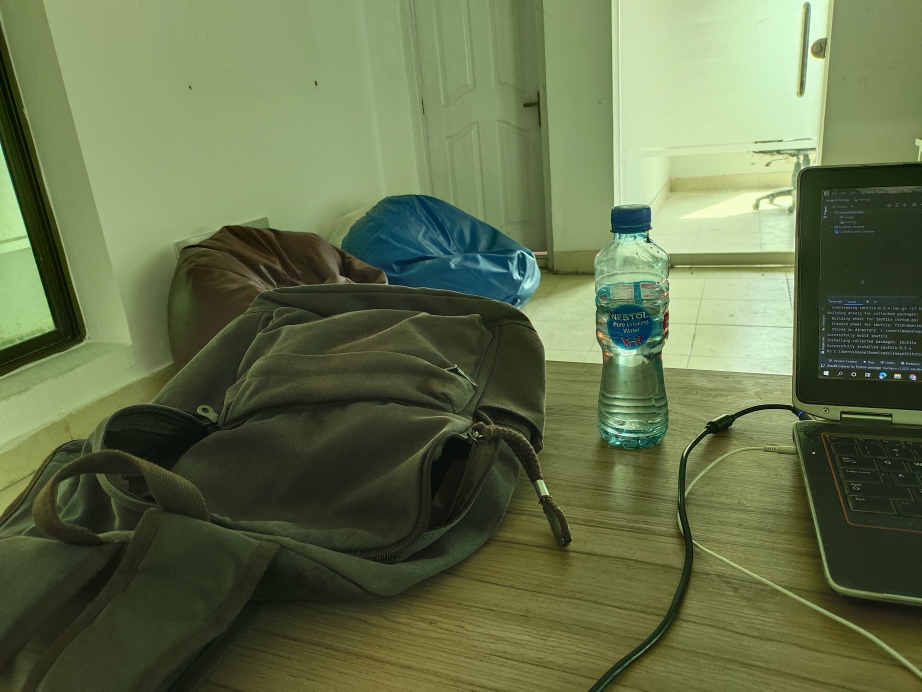
#> input picture Image/1/1.jpg, 4608 x 3456 px (shown at 1/5 size); its folder holds only this picture in this run
$ python main.py
#> lines starting #> are read from the running program, lines starting #| are printed output that depends on the picture
import cv2

import os

mainFolder = 'Image'
myFolders = os.listdir(mainFolder)
print(myFolders)

for folder in myFolders:
    path = mainFolder + '/' +folder
    #print(path)
    images = []
    myList = os.listdir(path)
    print(f'Total number of image detected  {len(myList)}')
    for imgN in myList:
        curImg = cv2.imread(f'{path}/{imgN}')
#> curImg is the input picture: shape (3456, 4608, 3); mean B, G, R 76.1, 113, 100.6
        curImg = cv2.resize(curImg,(0,0),None,0.2, 0.2)
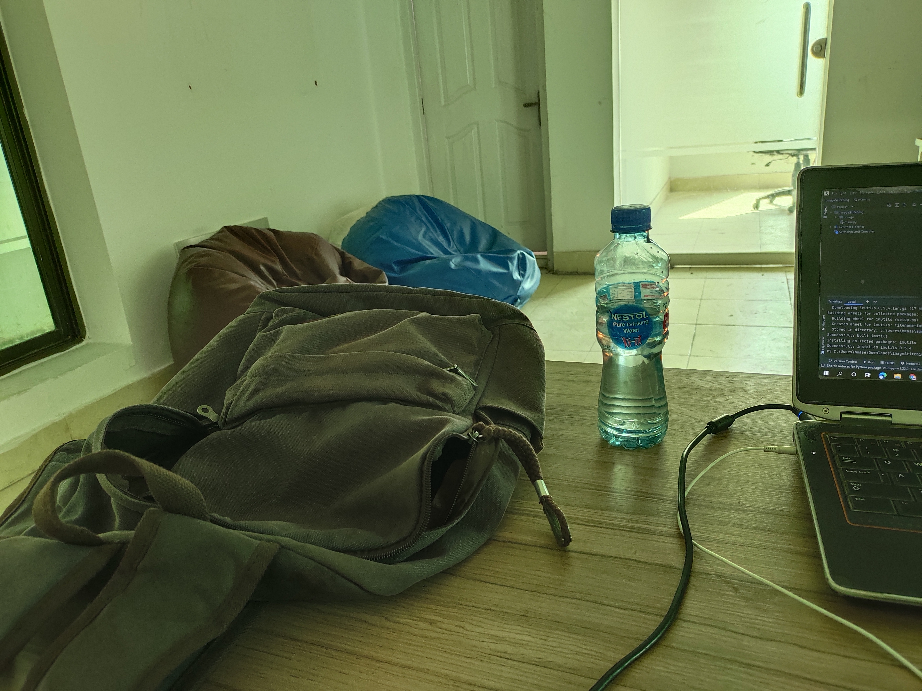
#> curImg: shape (691, 922, 3); mean B, G, R 76.1, 113, 100.6
        images.append(curImg)
    #print(len(images))
    stitcher = cv2.Stitcher.create()
    (status,result) = stitcher.stitch(images)
#> status = 1
    if (status == cv2.Stitcher_OK):
        print ('Generation success')
        cv2.imshow(folder, result)
        cv2.waitKey(1)
    else:
        print('Generation Error')
cv2.waitKey(0)
